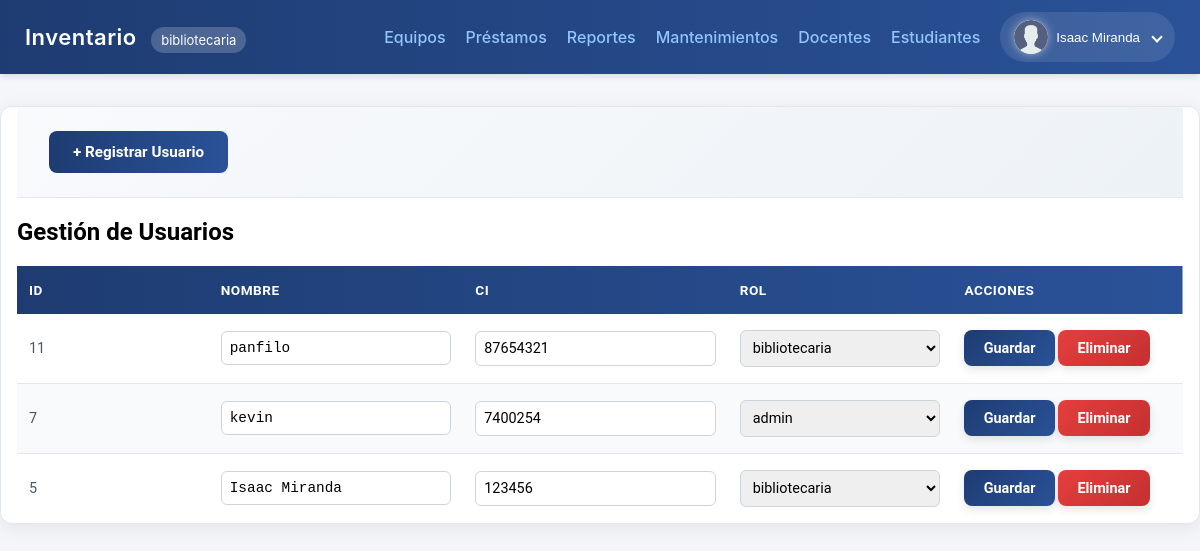
The app's page /public/usuarios_index.php (signed in) with its own data.
### tables this page shows
CREATE TABLE `usuarios` (
  `id` int(11) NOT NULL,
  `ci` varchar(50) NOT NULL,
  `email` varchar(150) NOT NULL,
  `nombre` varchar(120) NOT NULL,
  `password_hash` varchar(255) NOT NULL,
  `role_id` int(11) NOT NULL,
  `creado_en` timestamp NOT NULL DEFAULT current_timestamp()
);

CREATE TABLE `roles` (
  `id` int(11) NOT NULL,
  `nombre` varchar(50) NOT NULL
);

### init.php (called while the page is built, shortened)
<?php
function user()
{
  return $_SESSION['user'] ?? null;
}

### public/usuarios_index.php (the view, shortened to what this page needs)
<?php
require __DIR__ . '/../init.php';
$rol = user()['rol'];
$check_table_sql = "DESCRIBE usuarios";
$table_result = $mysqli->query($check_table_sql);
$table_structure = $table_result->fetch_all(MYSQLI_ASSOC);
$roles_sql = "SELECT id, nombre as rol FROM roles";
$roles_result = $mysqli->query($roles_sql);
$roles = $roles_result->fetch_all(MYSQLI_ASSOC);
$rol_field = 'role_id';
foreach ($table_structure as $field) {
  if (in_array($field['Field'], ['role_id', 'roles_id', 'rol_id', 'rol'])) {
    $rol_field = $field['Field'];
    break;
  }
}
$sql = "
  SELECT u.id, u.nombre, u.ci, u.$rol_field, r.nombre as rol_nombre
  FROM usuarios u
  JOIN roles r ON r.id = u.$rol_field
  ORDER BY u.creado_en DESC
";
try {
  $stmt = $mysqli->prepare($sql);
  $stmt->execute();
  $usuarios = $stmt->get_result()->fetch_all(MYSQLI_ASSOC);
} catch (Exception $e) {
  $error = "Error al cargar usuarios: " . $e->getMessage();
  $usuarios = [];
}
?>
<!doctype html>
<html lang="es">
<head>
  <link rel="stylesheet" href="../css/tabla_usuarios.css">
</head>
<body>
  <?php include __DIR__ . '/navbar.php'; ?>
  <div class="container">
    <div class="actions">
      <a class="btn" href="../auth/register.php">+ Registrar Usuario</a>
    </div>
    <h2>Gestión de Usuarios</h2>
    <table>
      <thead>
        <tr>
          <th>ID</th>
          <th>Nombre</th>
          <th>CI</th>
          <th>Rol</th>
          <th>Acciones</th>
        </tr>
      </thead>
      <?php foreach ($usuarios as $usuario): ?>
       <tr>
    <form method="post">
        <td data-label="ID"><?= htmlspecialchars($usuario['id']) ?></td>
        <td data-label="NOMBRE">
            <input type="text" name="nombre" value="<?= htmlspecialchars($usuario['nombre']) ?>">
        </td>
        <td data-label="CI">
            <input type="text" name="ci" value="<?= htmlspecialchars($usuario['ci']) ?>">
        </td>
        <td data-label="ROL">
            <select name="role_id">
                <?php foreach ($roles as $rol_option): ?>
                    <option value="<?= $rol_option['id'] ?>" <?= ($usuario[$rol_field] == $rol_option['id']) ? 'selected' : '' ?>>
                        <?= htmlspecialchars($rol_option['rol']) ?>
                    </option>
                <?php endforeach; ?>
            </select>
        </td>
        <td data-label="ACCIONES">
            <button type="submit" name="update" class="btn btn-primary">Guardar</button>
            <button type="submit" name="delete" class="btn btn-danger" onclick="return confirm('¿Seguro que quieres eliminar este usuario?')">Eliminar</button>
        </td>
    </form>
</tr>
      <?php endforeach; ?>
    </table>
  </div>
</body>
</html>

### public/navbar.php (shortened to what this page needs)
<?php
function isActive($currentPage, $targetPage)
{
    return basename($_SERVER['PHP_SELF']) === $targetPage ? 'active' : '';
}
$currentPage = basename($_SERVER['PHP_SELF']);
?>
<!DOCTYPE html>
<html lang="es">
<head>
    <link rel="stylesheet" href="../css/navbar.css">
</head>
<body>
    <nav class="navbar">
        <div class="nav-container">
            <div class="nav-brand">
                <a href="/inventario_uni/" class="brand-link">Inventario</a>
                <span class="badge"><?= htmlspecialchars($rol) ?></span>
            </div>
            <ul class="nav-menu" id="nav-menu">
                <li class="nav-item"><a href="/inventario_uni/public/equipos_index.php" class="nav-link <?= isActive($currentPage, 'equipos_index.php') ?>">Equipos</a></li>
                <li class="nav-item"><a href="/inventario_uni/public/prestamos_index.php" class="nav-link <?= isActive($currentPage, 'prestamos_index.php') ?>">Préstamos</a></li>
                <?php if ($rol === 'bibliotecaria'): ?>
                    <li class="nav-item"><a href="/inventario_uni/public/reportes.php" class="nav-link <?= isActive($currentPage, 'reportes.php') ?>">Reportes</a></li>
                    <li class="nav-item"><a href="/inventario_uni/public/mantenimientos.php" class="nav-link <?= isActive($currentPage, 'mantenimientos.php') ?>">Mantenimientos</a></li>
                <?php endif; ?>
                <li class="nav-item"><a href="/inventario_uni/public/docentes_listar.php" class="nav-link <?= isActive($currentPage, 'docentes_listar.php') ?>">Docentes</a></li>
                <li class="nav-item"><a href="/inventario_uni/public/estudiantes_listar.php" class="nav-link <?= isActive($currentPage, 'estudiantes_listar.php') ?>">Estudiantes</a></li>
                <li class="nav-item nav-user">
                    <div class="user-dropdown">
                        <button class="user-btn">
                            <img src="/inventario_uni/img/user-icon.png" alt="Usuario" class="user-icon">
                            <span><?= htmlspecialchars(user()['nombre']) ?></span>
                            <i class="arrow"></i>
                        </button>
                    </div>
                </li>
            </ul>
        </div>
    </nav>
</body>
</html>

### css/tabla_usuarios.css (style rules this page uses)
.container, table { font-family: 'Roboto', 'Segoe UI', 'Helvetica Neue', Arial, sans-serif; }
.container { max-width: 1400px; margin: 2rem auto; padding: 0 1rem; background: white; border-radius: 12px; box-shadow: 0 4px 20px rgba(0, 0, 0, 0.08); border: 1px solid #e1e8ed; overflow: hidden; }
.actions { background: linear-gradient(135deg, #f8fafc 0%, #edf2f7 100%); padding: 1.5rem 2rem; border-bottom: 1px solid #e2e8f0; display: flex; justify-content: space-between; align-items: center; gap: 1rem; margin-bottom: 1rem; flex-wrap: wrap; }
.actions .btn { background: linear-gradient(90deg, #1e3c72, #2a5298); color: white; text-decoration: none; padding: 0.75rem 1.5rem; border-radius: 8px; font-weight: 600; font-size: 0.95rem; transition: all 0.3s ease; display: inline-flex; align-items: center; gap: 0.5rem; border: none; cursor: pointer; font-family: inherit; }
table { width: 100%; border-collapse: collapse; font-size: 0.9rem; }
thead { background: linear-gradient(90deg, #1e3c72, #2a5298); color: #fff; }
th { color: white; padding: 1rem 0.75rem; text-align: left; font-weight: 600; font-size: 0.85rem; text-transform: uppercase; letter-spacing: 0.5px; white-space: nowrap; }
td { padding: 1rem 0.75rem; border-bottom: 1px solid #e2e8f0; color: #4a5568; vertical-align: middle; line-height: 1.5; }
tbody tr:nth-child(even) { background: #f8fafc; }
tbody tr { transition: all 0.2s ease; }
tbody tr:last-child td { border-bottom: none; }
td input, td select { padding: 0.5rem; border: 1px solid #cbd5e0; border-radius: 6px; font-size: 0.9rem; width: 100%; box-sizing: border-box; transition: border-color 0.2s ease; font-family: inherit; }
td button { display: inline-flex; align-items: center; justify-content: center; padding: 0.6rem 1.2rem; font-size: 0.9rem; font-weight: 600; border-radius: 8px; border: none; cursor: pointer; transition: all 0.3s ease; white-space: nowrap; box-shadow: 0 4px 10px rgba(0, 0, 0, 0.1); font-family: inherit; }
td .btn-primary { background: linear-gradient(135deg, #1e3c72 0%, #2a5298 100%); color: #ffffff; }
td .btn-danger { background: linear-gradient(135deg, #e53e3e 0%, #c53030 100%); color: #ffffff; }
td:nth-child(2) { min-width: 150px; }
td:nth-child(3) { min-width: 120px; font-family: 'Courier New', monospace; font-size: 0.95rem; }
td:nth-child(4) { min-width: 100px; }
td:nth-child(5) { min-width: 180px; white-space: nowrap; }
.container { animation: slideIn 0.6s ease-out; }

### css/navbar.css (style rules this page uses)
:root { --primary-color: #6366f1; --secondary-color: #0f172a; --secondary-light: #1e293b; --bg-dark: #0f172a; --shadow-md: 0 4px 6px -1px rgba(0, 0, 0, 0.1); --transition-fast: 150ms ease-in-out; --bg-secondary: #ffffff; --text-primary: #1e293b; --table-header-bg: #1e3a8a; --table-header-text: #ffffff; }
body { margin: 0; font-family: 'Inter', -apple-system, BlinkMacSystemFont, 'Segoe UI', Roboto, sans-serif; background-color: #f5f6fa; }
.navbar { background: linear-gradient(90deg, #1e3c72, #2a5298); color: #fff; padding: 12px 25px; display: flex; justify-content: center; box-shadow: var(--shadow-md); position: sticky; top: 0; z-index: 100; }
.nav-container { width: 100%; max-width: 1200px; display: flex; align-items: center; justify-content: space-between; }
.nav-brand a { color: #fff; text-decoration: none; font-size: 22px; font-weight: 600; letter-spacing: 0.5px; transition: color 0.3s; }
.badge { background: rgba(255, 255, 255, 0.2); color: #fff; padding: 5px 10px; border-radius: 20px; font-size: 13px; margin-left: 10px; }
.nav-menu { list-style: none; display: flex; align-items: center; gap: 20px; margin: 0; padding: 0; z-index: 99; }
.nav-item a { text-decoration: none; color: #93c5fd !important; font-weight: 500; transition: color var(--transition-fast), transform 0.2s; }
.nav-user { position: relative; z-index: 101; }
.user-dropdown { position: relative; }
.user-btn { background: rgba(255, 255, 255, 0.1); border: none; border-radius: 25px; display: flex; align-items: center; gap: 8px; color: #fff; cursor: pointer; padding: 8px 14px; transition: background 0.3s; }
.user-icon { width: 34px; height: 34px; border-radius: 50%; background: radial-gradient(circle at top left, #ffffff, #cfd9ff); box-shadow: 0 0 8px rgba(255, 255, 255, 0.5); transition: transform 0.3s ease, box-shadow 0.3s ease; }
.arrow { border: solid #fff; border-width: 0 2px 2px 0; padding: 3px; transform: rotate(45deg); margin-left: 5px; }

### records on screen
usuarios: nombre "Isaac Miranda", id "5", ci "123456", role_id "bibliotecaria"
usuarios: id "11", nombre "panfilo", ci "87654321", role_id "bibliotecaria"
usuarios: id "7", nombre "kevin", ci "7400254", role_id "admin"

### other values on screen
$rol "bibliotecaria"
